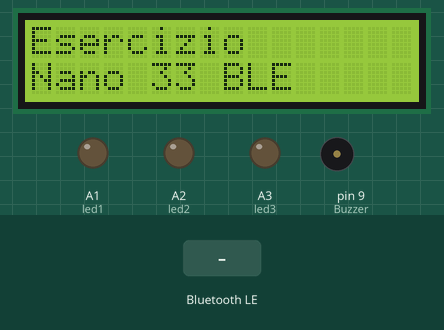
A sketch run on a simulated Arduino Nano, built with avr-gcc and run on an emulated ATmega328P. On the bench: 16×2 character LCD, output pins drawn as LEDs (lit = HIGH), buzzer (waves = sounding, pin HIGH). The test bench sets the inputs (shaded band). Storage starts empty; random numbers use the default seed unless the sketch sets one; nothing arrives over Bluetooth unless stated; a phone connects over Bluetooth LE 3 s after start; what the sketch prints to the serial monitor is not drawn.

Above: at 1.2 s.
1.3 s: Bluetooth LE write "start" received
At 3.7 s:
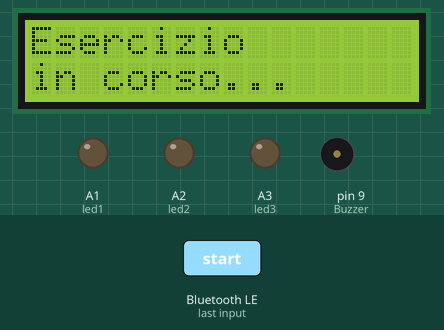
4.3 s: Bluetooth LE write "0" received
At 4.7 s:
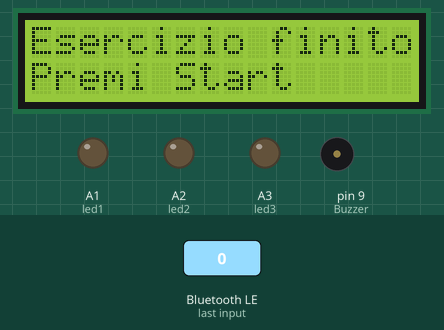
Timing chart, 0 to 7.3 s (numbered marks = the images above; inputs shaded):
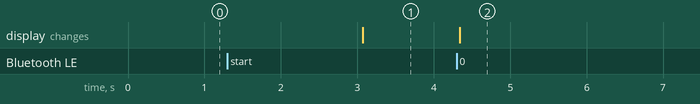

Measured:
- after the input at 1.3 s, the display: changes after 1.8 s (image 1)
- after the input at 4.3 s, the display: changes at once (image 2)

The sketch:

Misurazione_ottimizzato_BL.ino
```cpp
#include <SdFat.h>
#include <Wire.h>
#include <LiquidCrystal.h>
#include <ArduinoBLE.h>
#include <vector>
#include <algorithm>
#include <Arduino.h>

#define CS_PIN 10  // Pin SS per la microSD

SdFat sd;
File file;

//cose per BL
BLEService customService("12345678-1234-5678-1234-56789abcdef0");
BLEStringCharacteristic dataCharacteristic("12345678-1234-5678-1234-56789abcdef1", BLERead | BLEWrite, 100);


//stimoli
const int Buzzer = 9;
const int led1 = A1;
const int led2 = A2;
const int led3 = A3;

unsigned long uA;
unsigned long stamp=300;
int tempo = 0;
int k = 0;

int i;
int stim;
bool start;
int cont = 0;
int esercizio;
bool pause = 1;
bool ese_completato=0;
int cicli = 4;
int visual;


// VETTORE STIMOLI
std::vector<int> vecstim = {1,2,3,4};

//pulsanti
const int pulsb = A4;
const int pulsl1 = A5;
const int pulsl2 = A6;
const int pulsl3 = A7;
const int pulsStart = 8;

//costanti tempo
unsigned long periodoIniziale;
unsigned long periodo;
unsigned long t;
unsigned long t1; //tempo di inizio buzzer
unsigned long t2; //tempo di schiaccio del pulsante
unsigned long tv;
unsigned long deltaTime;
unsigned long tempi[30];

//variabili pulsanti
bool pressl1 = 0;
bool pressl2 = 0;
bool pressl3 = 0;
bool pressB = 0;
bool presStart = 0;
//Display LCD
const int rs = 7, en = 6, d4 = 5, d5 = 4, d6 = 3, d7 = 2;
LiquidCrystal lcd(rs, en, d4, d5, d6, d7);

bool buzzerParte = 0;

bool ex = 0;
bool bl = 1;


//temporaneo 2 = pulsante
void setup() {
// set up the LCD's number of columns and rows:
lcd.begin(16, 2);
lcd.setCursor(0, 0);   // colonna 0, riga 0
lcd.print("Esercizio");
lcd.setCursor(0, 1);   // colonna 0, riga 1
lcd.print("Nano 33 BLE");

Serial.begin(115200);

//inizializzazione BL

if (!BLE.begin()) {

 Serial.println("BL non va");
 while (1);
}

BLE.setLocalName("Nano33BLE");
BLE.setAdvertisedService(customService);
customService.addCharacteristic(dataCharacteristic);
BLE.addService(customService);
BLE.advertise();


// put your setup code here, to run once:
//periodoIniziale = random(3000,10000);

//iniz OUTPUT stimoli
pinMode(Buzzer, OUTPUT);
pinMode(led1,OUTPUT);
pinMode(led2,OUTPUT);
pinMode(led3,OUTPUT);


pinMode(pulsb, INPUT_PULLUP); // PULLUP = si usa la resistenza interna del pulsante, sembrerebbe che sul nano 33 funzionino soltanto i PULLUP
pinMode(pulsl1, INPUT_PULLUP); // PULLUP = si usa la resistenza interna del pulsante, sembrerebbe che sul nano 33 funzionino soltanto i PULLUP
pinMode(pulsl2, INPUT_PULLUP); // PULLUP = si usa la resistenza interna del pulsante, sembrerebbe che sul nano 33 funzionino soltanto i PULLUP
pinMode(pulsl3, INPUT_PULLUP); // PULLUP = si usa la resistenza interna del pulsante, sembrerebbe che sul nano 33 funzionino soltanto i PULLUP
pinMode(pulsStart, INPUT_PULLUP); // PULLUP = si usa la resistenza interna del pulsante, sembrerebbe che sul nano 33 funzionino soltanto i PULLUP

//iniz pulsanti
attachInterrupt(digitalPinToInterrupt(pulsb), presb, FALLING);
attachInterrupt(digitalPinToInterrupt(pulsl1), presl1, FALLING);
attachInterrupt(digitalPinToInterrupt(pulsl2), presl2, FALLING);
attachInterrupt(digitalPinToInterrupt(pulsl3), presl3, FALLING);
attachInterrupt(digitalPinToInterrupt(pulsStart), Start, FALLING);

randomSeed(analogRead(A0));

    // Inizializza la SD
if (!sd.begin(CS_PIN, SD_SCK_MHZ(10))) {  // Usa 10 MHz come velocità SPI
      Serial.println("Errore nell'inizializzazione della microSD!");
    return;
    }

    Serial.println("Scheda SD inizializzata con successo!");

}

void loop() {
if (ex && cont < cicli) {


    i = random(0, vecstim.size());
    stim = vecstim[i];

    periodo = random(3000, 10000) + millis();
    ex = 0;
    ese_completato = 0;
    k=0;
    start = 1;
    Serial.print("Numero LED: ");
    Serial.println(stim);


}
else if (cont == cicli && pause == 0) {

    ex = 0;
    Serial.println("stim azzerata");
    stim = 0;

    for (int j = 0; j < cicli; j++) {
        Serial.println(tempi[j]);
    }
    ResetPressStates();
    WriteDataToSD();
    esercizio++;
    pause = 1;
    ese_completato=1;
    visual = cicli;
    cicli = 4;

    vecstim.clear();
    vecstim = {1,2,3,4};

}
else if (pause && presStart)
{
    cont = 0;
    pause = 0;
    ex = 1;
    lcd.clear();
    lcd.setCursor(0, 0);
    lcd.print("Esercizio");
    lcd.setCursor(0, 1);
    lcd.print("in corso...");
}
    else if (pause && ese_completato)
{
    timevis();
    BLmanage();
}
else if (bl)
{
    BLmanage();
}

t = millis();
HandleEvent(stim);


}

void ResetPressStates() {
    pressB = pressl1 = pressl2 = pressl3 = presStart = 0;
}


void WriteDataToSD() {
    // === LEGGI il contatore da "counter.txt"
    File counterFile = sd.open("counter.txt", FILE_READ);
    if (counterFile) {
        esercizio = counterFile.parseInt(); // legge il numero della sessione precedente
        counterFile.close();
        Serial.print("Sessione precedente: ");
        Serial.println(esercizio);
    } else {
        // Se il file non esiste, inizializza da 0
        esercizio = 0;
    }


    Serial.println(esercizio);
    esercizio++; // nuova sessione

    // === RIMUOVI e riscrivi il file contatore aggiornato


    sd.remove("counter.txt");


    counterFile = sd.open("counter.txt", FILE_WRITE);
    if (counterFile) {
        counterFile.println(esercizio);
        counterFile.close();
    } else {
        Serial.println("Errore nella scrittura del contatore.");
        return;
    }

    // === CREA nome file tipo "dati_1.txt"
    char filename[20];
    sprintf(filename, "dati_%d.txt", esercizio);

    // === SALVA i dati nel file
    file = sd.open(filename, FILE_WRITE);
    if (file) {
        file.print("SERIE NUMERO: "); file.println(esercizio);
        for (int j = 0; j < cicli; j++) {
            file.print("tempo "); file.print(j + 1); file.print(": "); file.println(tempi[j]);
        }
        file.close();
        Serial.print("Scrittura completata nel file: ");
        Serial.println(filename);
    } else {
        Serial.println("Errore nell'apertura del file.");
    }
}


void HandleEvent(int index) {
    if (index == 0) return;

    bool *pressPtr;
    int led;
    switch (index) {
        case 1: pressPtr = &pressB; break;
        case 2: pressPtr = &pressl1; led = led1; break;
        case 3: pressPtr = &pressl2; led = led2; break;
        case 4: pressPtr = &pressl3; led = led3; break;
    }

    if (t <= periodo) {
        *pressPtr = 0;
    } else {
        if (index == 1) analogWrite(Buzzer, 200);
        else digitalWrite(led, HIGH);

        if (start) {
            t1 = millis();
            start = 0;
        } else if (*pressPtr) {
            *pressPtr = 0;
            t2 = millis();
            deltaTime = t2 - t1;
            Serial.println(deltaTime);
            ex = 1;
            tempi[cont++] = deltaTime;

            Stimolioff();
        }
    }
}


void Stimolioff() {
    analogWrite(Buzzer, 0);
    digitalWrite(led1, LOW);
    digitalWrite(led2, LOW);
    digitalWrite(led3, LOW);
}


void timevis()
{
    if (t > tv) {
        k++;
        if (k > visual + 1) {
            k = 1;
        }
        lcd.clear();
        tv = millis() + 2000; // aggiorna anche qui per evitare sfarfallii
    }
    if (k <visual + 1){
      lcd.setCursor(0, 0);
      lcd.print("T");
      lcd.print(k);
      lcd.print(": ");
      lcd.setCursor(4, 0);
      lcd.print(tempi[k - 1]);
      lcd.print(" ms");
    }
    else{
      lcd.setCursor(0, 0);
      lcd.print("Esercizio finito");
      lcd.setCursor(0, 1);
      lcd.print("Premi Start");
    }
}


void BLmanage()
{
BLEDevice central = BLE.central();
  if (central) {
    if (dataCharacteristic.written()) {

      String valore = dataCharacteristic.value();  // ricevi stringa

      if (valore == "start")
      {
        presStart = 1;
      }
      else {
      if (valore.length() > 1 )
      {
        vecstim.clear();
      }

    for (int y = 0; y < valore.length(); y++) {
    char c = valore[y];

    if (!isDigit(c)) {
        Serial.println("Carattere non valido: " + String(c));
        continue;
    }

    int inputi = c - '0';

    if (y == 0) {
        cicli = inputi;
    } else {
        if (inputi > 4 || inputi < 1) {
        Serial.println("Valore non valido");
        } else {
        vecstim.push_back(inputi);
        Serial.println("inserito stimolo " + String(inputi));
        }
    }
    }


      Serial.println("Ricevuto: " + valore);
      bl = 0;
      }
    }
  }
}

// Funzioni di gestione pulsanti
void presb() { pressB = 1; }

void presl1() { pressl1 = 1; }

void presl2() { pressl2 = 1; }

void presl3() { pressl3 = 1; }

void Start() { presStart = 1; }
```
